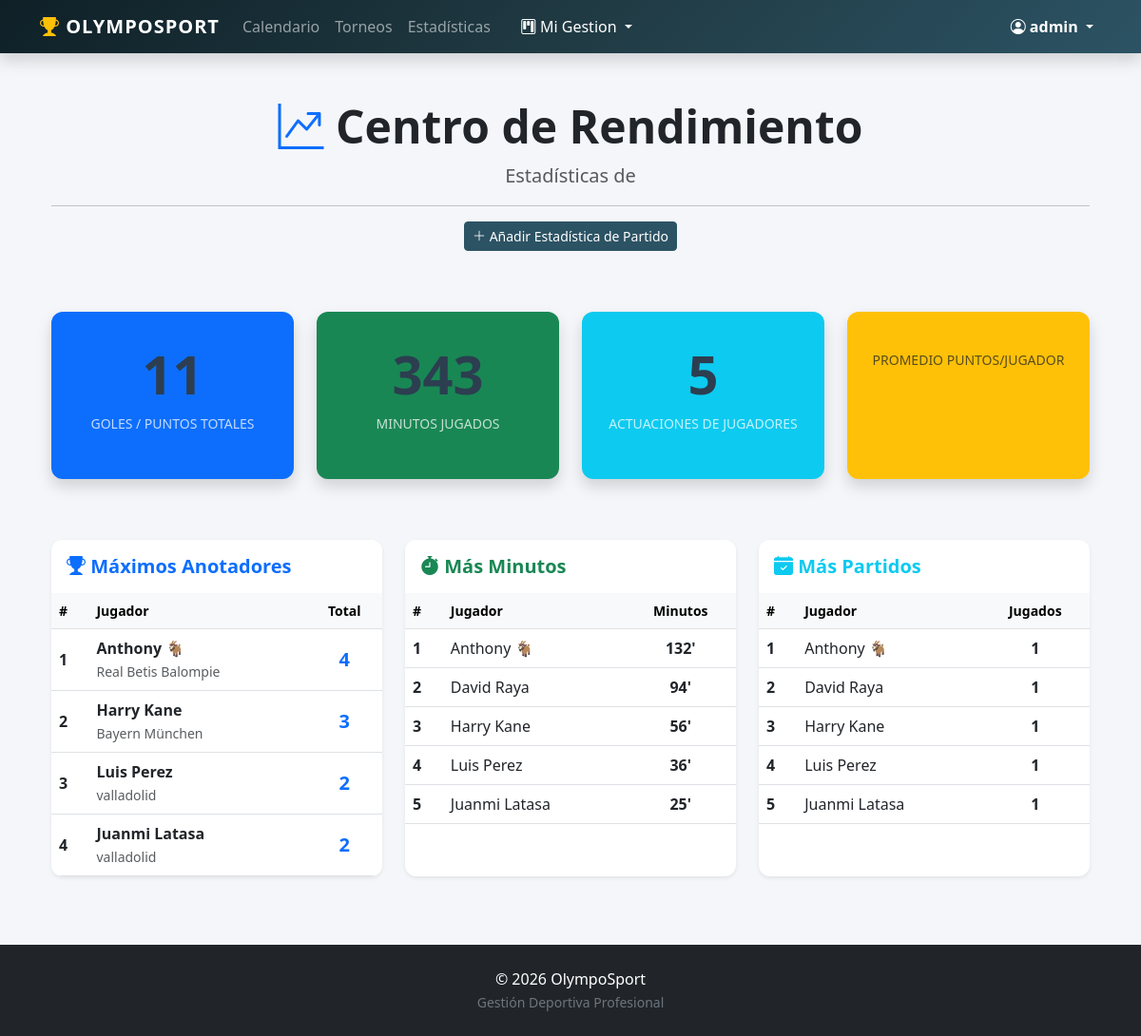
The app's page /estadisticas/ (signed in) with its own data.
### SportApp/models.py (models this page shows, shortened)
class Jugador(models.Model):
    nombre = models.CharField(max_length=100)
    dorsal = models.PositiveIntegerField(
        validators=[MinValueValidator(1), MaxValueValidator(99)],
        help_text="Número entre 1 y 99",blank=True,null=True
    )
    foto = models.ImageField(upload_to='jugadores/', null=True, blank=True)
    equipo = models.ForeignKey(Equipo,on_delete=models.SET_NULL,null=True,blank=True,related_name='jugadores'
    )

class Equipo(models.Model):
    usuario=models.ForeignKey(User,on_delete=models.CASCADE,related_name='equipos')
    nombre = models.CharField(max_length=100)
    entrenador = models.CharField(max_length=100, help_text="Nombre del entrenador principal")
    ciudad = models.CharField(max_length=100)
    escudo = models.ImageField(upload_to='escudos/', null=True, blank=True)
    deporte = models.ForeignKey(Deporte, on_delete=models.CASCADE, related_name='equipos')

### SportApp/views.py (the view)
# urls.py: path('estadisticas/',views.EstadisticaPartidoListView.as_view(), name='estadisticas'),
class EstadisticaPartidoListView(LoginRequiredMixin, TemplateView):
    template_name = 'SportApp/estadisticas.html'
    def get_context_data(self, **kwargs):
        context=super().get_context_data(**kwargs)
        context['torneo']=self.request.GET.get('torneo')
        datos_globales=EstadisticaPartido.objects.aggregate(# creamos un diccionario con lo s siguientes totales calculados
                total_puntos=models.Sum('puntos'),
                total_minutos=models.Sum('minutos_jugados'),
                partidos_jugados=models.Count('id',filter=models.Q(juega=True)),#filtramos aquellos ids que cumplan la condicion de juega
            )
        context['globales'] = datos_globales
        top_puntos=Jugador.objects.annotate(
            total_puntos=models.Sum('estadisticapartido__puntos')
            ).filter(total_puntos__gt=0).order_by('-total_puntos')[:5]# el uso del gt signfica greater than
        context['top_puntos']=top_puntos
        top_minutos=Jugador.objects.annotate(
            total_minutos=models.Sum('estadisticapartido__minutos_jugados')
            ).filter(total_minutos__gt=0).order_by('-total_minutos')[:5]
        context['top_minutos']=top_minutos
        top_participaciones=Jugador.objects.annotate(
            partidos_jugados=models.Count('estadisticapartido', filter=models.Q(estadisticapartido__juega=True))
            ).filter(partidos_jugados__gt=0).order_by('-partidos_jugados')[:5]
        context['top_participaciones']=top_participaciones
        return context

### SportApp/templates/SportApp/estadisticas.html (shortened to what this page needs)
{% extends 'SportApp/base.html' %}
{% block content %}
<div class="container mt-4">
    <div class="text-center mb-5">
        <h1 class="display-5 fw-bold text-dark"><i class="bi bi-graph-up-arrow text-primary"></i> Centro de Rendimiento</h1>
        <p class="lead text-muted">Estadísticas de   </p>
        <hr>
        {% if user.is_staff %}
        <a href="{% url 'estadistica_crear' %}" class="btn btn-primary btn-sm mb-3">
            <i class="bi bi-plus-lg"></i> Añadir Estadística de Partido
        </a>
        {% endif %}
    </div>
    <div class="row text-center mb-5">
        <div class="col-md-3 mb-3">
            <div class="card bg-primary text-white h-100 shadow border-0 py-3">
                <div class="card-body">
                    <h2 class="display-4 fw-bold">{{ globales.total_puntos|default:"0" }}</h2>
                    <p class="text-uppercase small opacity-75">Goles / Puntos Totales</p>
                </div>
            </div>
        </div>
        <div class="col-md-3 mb-3">
            <div class="card bg-success text-white h-100 shadow border-0 py-3">
                <div class="card-body">
                    <h2 class="display-4 fw-bold">{{ globales.total_minutos|default:"0" }}</h2>
                    <p class="text-uppercase small opacity-75">Minutos Jugados</p>
                </div>
            </div>
        </div>
        <div class="col-md-3 mb-3">
            <div class="card bg-info text-white h-100 shadow border-0 py-3">
                <div class="card-body">
                    <h2 class="display-4 fw-bold">{{ globales.partidos_jugados|default:"0" }}</h2>
                    <p class="text-uppercase small opacity-75">Actuaciones de Jugadores</p>
                </div>
            </div>
        </div>
        <div class="col-md-3 mb-3">
            <div class="card bg-warning text-dark h-100 shadow border-0 py-3">
                <div class="card-body">
                    <p class="text-uppercase small opacity-75">Promedio Puntos/Jugador</p>
                </div>
            </div>
        </div>
    </div>
    <div class="row">
        <div class="col-md-4 mb-4">
            <div class="card shadow-sm border-0 h-100">
                <div class="card-header bg-white border-bottom-0 pt-3">
                    <h5 class="text-primary fw-bold"><i class="bi bi-trophy-fill"></i> Máximos Anotadores</h5>
                </div>
                <div class="table-responsive">
                    <table class="table table-hover align-middle mb-0">
                        <thead class="table-light small">
                            <tr>
                                <th>#</th>
                                <th>Jugador</th>
                                <th class="text-center">Total</th>
                            </tr>
                        </thead>
                        <tbody>
                            {% for jugador in top_puntos %}
                            <tr>
                                <th scope="row">{{ forloop.counter }}</th>
                                <td>
                                    <span class="fw-bold d-block">{{ jugador.nombre }}</span>
                                    <small class="text-muted">{{ jugador.equipo.nombre }}</small>
                                </td>
                                <td class="text-center fw-bold fs-5 text-primary">{{ jugador.total_puntos }}</td>
                            </tr>
                            {% empty %}
                            <tr><td colspan="3" class="text-center text-muted py-3">Sin datos registrados</td></tr>
                            {% endfor %}
                        </tbody>
                    </table>
                </div>
            </div>
        </div>
        <div class="col-md-4 mb-4">
            <div class="card shadow-sm border-0 h-100">
                <div class="card-header bg-white border-bottom-0 pt-3">
                    <h5 class="text-success fw-bold"><i class="bi bi-stopwatch-fill"></i> Más Minutos</h5>
                </div>
                <div class="table-responsive">
                    <table class="table table-hover align-middle mb-0">
                        <thead class="table-light small">
                            <tr>
                                <th>#</th>
                                <th>Jugador</th>
                                <th class="text-center">Minutos</th>
                            </tr>
                        </thead>
                        <tbody>
                            {% for jugador in top_minutos %}
                            <tr>
                                <th scope="row">{{ forloop.counter }}</th>
                                <td>{{ jugador.nombre }}</td>
                                <td class="text-center fw-bold">{{ jugador.total_minutos }}'</td>
                            </tr>
                            {% empty %}
                            <tr><td colspan="3" class="text-center text-muted py-3">Sin datos registrados</td></tr>
                            {% endfor %}
                        </tbody>
                    </table>
                </div>
            </div>
        </div>
        <div class="col-md-4 mb-4">
            <div class="card shadow-sm border-0 h-100">
                <div class="card-header bg-white border-bottom-0 pt-3">
                    <h5 class="text-info fw-bold"><i class="bi bi-calendar-check-fill"></i> Más Partidos</h5>
                </div>
                <div class="table-responsive">
                    <table class="table table-hover align-middle mb-0">
                        <thead class="table-light small">
                            <tr>
                                <th>#</th>
                                <th>Jugador</th>
                                <th class="text-center">Jugados</th>
                            </tr>
                        </thead>
                        <tbody>
                            {% for jugador in top_participaciones %}
                            <tr>
                                <th scope="row">{{ forloop.counter }}</th>
                                <td>{{ jugador.nombre }}</td>
                                <td class="text-center fw-bold">{{ jugador.partidos_jugados }}</td>
                            </tr>
                            {% empty %}
                            <tr><td colspan="3" class="text-center text-muted py-3">Sin datos registrados</td></tr>
                            {% endfor %}
                        </tbody>
                    </table>
                </div>
            </div>
        </div>
    </div>
</div>
{% endblock %}

### SportApp/templates/SportApp/base.html (shortened to what this page needs)
{% load static %}
<!DOCTYPE html>
<html lang="es">
<head>
    <link href="https://cdn.jsdelivr.net/npm/bootstrap@5.3.0/dist/css/bootstrap.min.css" rel="stylesheet">
    <link rel="stylesheet" href="https://cdn.jsdelivr.net/npm/bootstrap-icons@1.11.0/font/bootstrap-icons.css">
    <link rel="stylesheet" href="{% static 'SportApp/style.css' %}">
</head>
<body>
    <nav class="navbar navbar-expand-lg navbar-dark bg-dark mb-4 shadow">
        <div class="container">
            <a class="navbar-brand fw-bold" href="{% url 'inicio' %}">
                <i class="bi bi-trophy-fill text-warning"></i> OlympoSport
            </a>
            <div class="collapse navbar-collapse" id="navbarNav">
                <ul class="navbar-nav me-auto">
                    <li class="nav-item"><a class="nav-link" href="{% url 'ver_eventos' %}">Calendario</a></li>
                    <li class="nav-item"><a class="nav-link" href="{% url 'torneo_lista' %}">Torneos</a></li>
                    <li class="nav-item"><a class="nav-link" href="{% url 'estadisticas' %}">Estadísticas</a></li>
                    {% if user.is_authenticated %}
                        <li class="nav-item dropdown ms-lg-3">
                            <a class="nav-link dropdown-toggle text-white" href="#" role="button" data-bs-toggle="dropdown">
                                <i class="bi bi-kanban"></i> Mi Gestion
                            </a>
                        </li>
                    {% endif %}
                </ul>
                <ul class="navbar-nav ms-auto align-items-center">
                    {% if user.is_authenticated %}
                        <li class="nav-item dropdown">
                            <a class="nav-link dropdown-toggle active fw-bold" href="#" role="button" data-bs-toggle="dropdown">
                                <i class="bi bi-person-circle"></i> {{ user.username }}
                            </a>
                        </li>
                    {% else %}
                        <li class="nav-item">
                            <a href="{% url 'login' %}" class="btn btn-outline-light btn-sm">
                                <i class="bi bi-box-arrow-in-right"></i> Iniciar Sesión
                            </a>
                        </li>
                    {% endif %}
                </ul>
            </div>
        </div>
    </nav>
    <div class="container">
        {% block content %}
        {% endblock %}
    </div>
    <footer class="bg-dark text-white text-center py-4 mt-5">
        <div class="container">
            <p class="mb-0">© 2026 OlympoSport</p>
            <small class="text-secondary">Gestión Deportiva Profesional</small>
        </div>
    </footer>
</body>
</html>

### SportApp/static/SportApp/style.css (style rules this page uses)
body { background-color: #f4f6f9; font-family: 'Segoe UI', Tahoma, Geneva, Verdana, sans-serif; }
.navbar-dark.bg-dark { background: linear-gradient(135deg, #0f2027 0%, #203a43 50%, #2c5364 100%) !important; box-shadow: 0 4px 12px rgba(0,0,0,0.15); }
.navbar-brand { font-weight: 700; letter-spacing: 1px; text-transform: uppercase; }
.card { border: none; border-radius: 12px; box-shadow: 0 2px 5px rgba(0,0,0,0.05); transition: transform 0.3s ease, box-shadow 0.3s ease; overflow: hidden; }
.btn-primary { background-color: #2c5364; border-color: #2c5364; }
h1, h2, h3 { color: #2c3e50; font-weight: 600; }

### SportApp/templates/SportApp/base.html (style rules this page uses)
body { min-height: 100vh; display: flex; flex-direction: column; }
footer { margin-top: auto; }

### records on screen
Jugador: nombre "Anthony 🐐", equipo.nombre "Real Betis Balompie", total_puntos "4", total_minutos "132", partidos_jugados "1"
Jugador: nombre "Harry Kane", equipo.nombre "Bayern München", total_puntos "3", total_minutos "56", partidos_jugados "1"
Jugador: nombre "Luis Perez", equipo.nombre "valladolid", total_puntos "2", total_minutos "36", partidos_jugados "1"
Jugador: nombre "Juanmi Latasa", equipo.nombre "valladolid", total_puntos "2", total_minutos "25", partidos_jugados "1"
Jugador: nombre "David Raya", total_minutos "94", partidos_jugados "1"

### other values on screen
{{ user.username }} "admin"
{{ globales.total_puntos|default:"0" }} "11"
{{ globales.total_minutos|default:"0" }} "343"
{{ globales.partidos_jugados|default:"0" }} "5"
